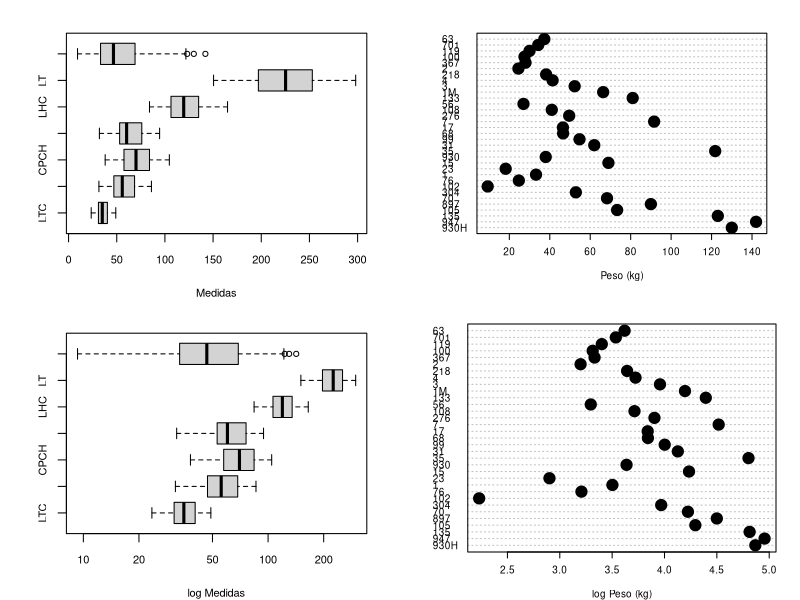
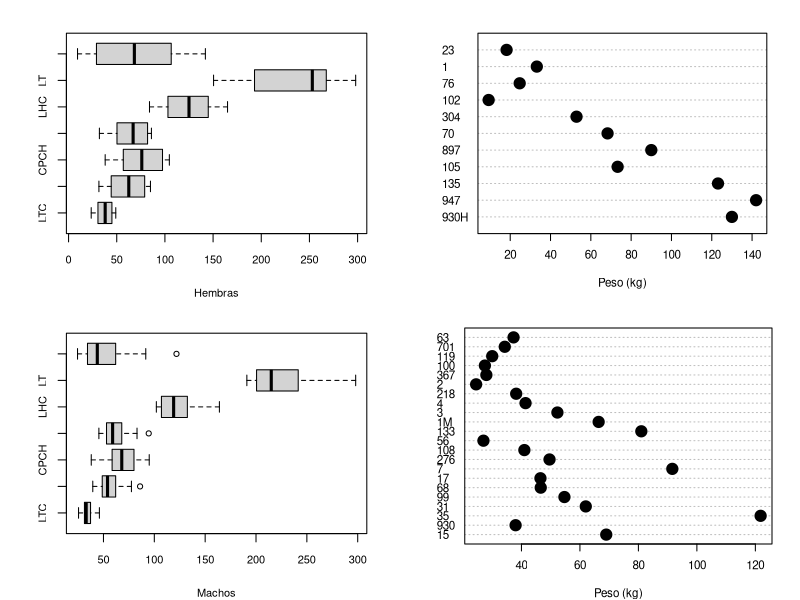
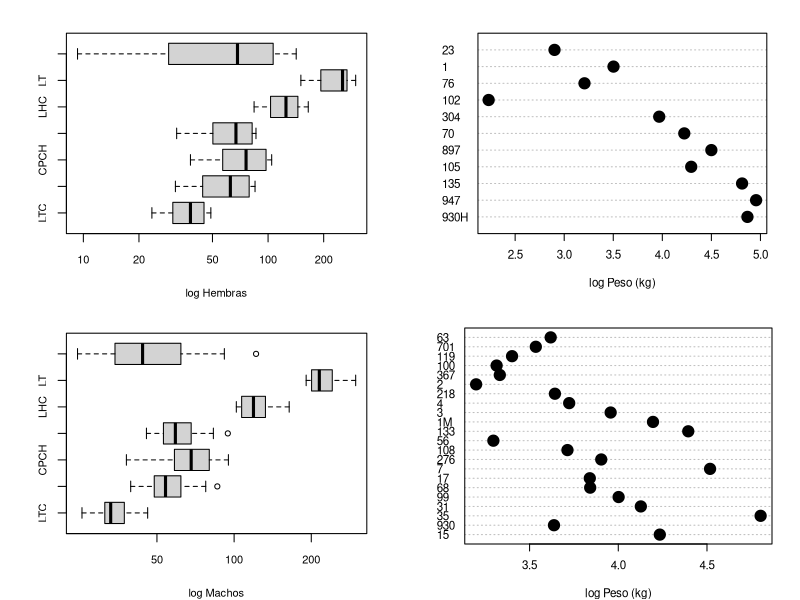
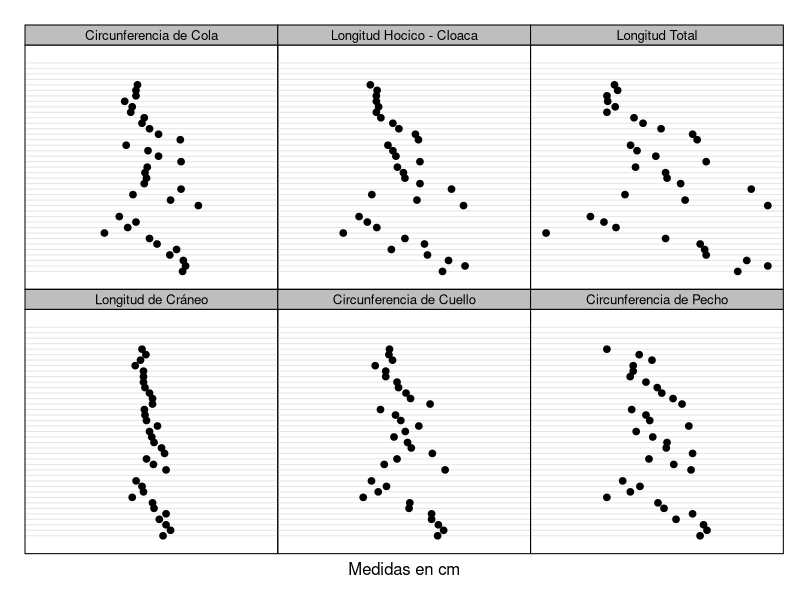
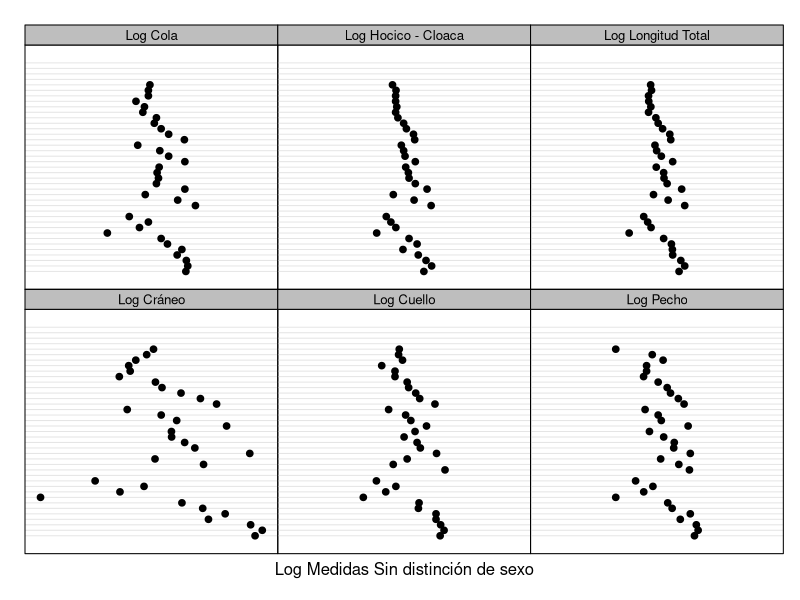
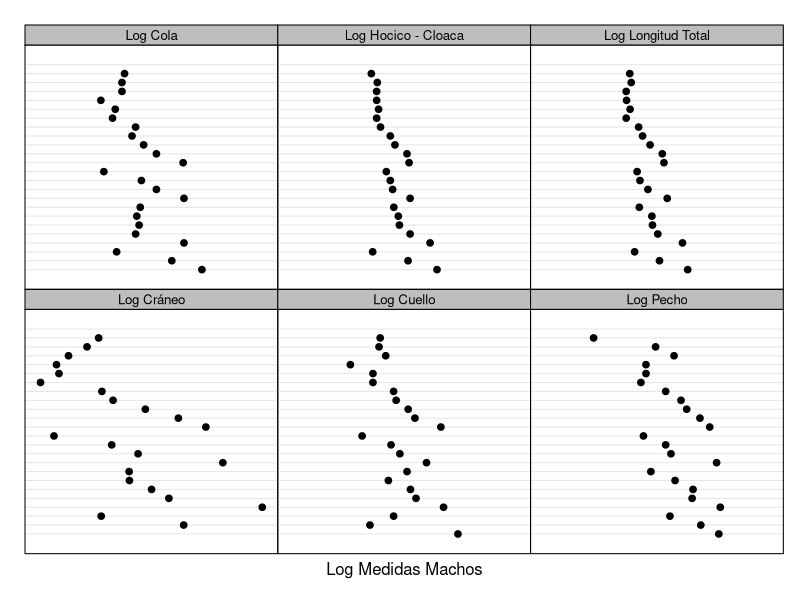
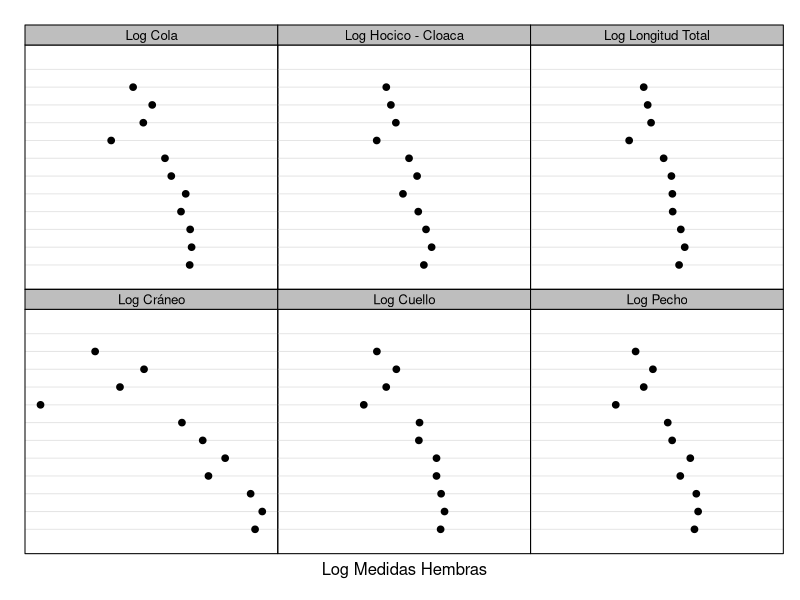

Reproduce these figures in R, in order.
# Base de datos -----
dbT   <- readxl::read_excel("BD.xlsx", sheet = "BDT")
# Recodificacion ----
require(data.table)
df    <- data.table(dbT, stringsAsFactors = T)
df$ID <- as.character(df$ID)
# EDA (Exploratory Data Analysis) 
### Peso y Medidas (Crudas y log) 
# Ajuste visualizacion ----
op <- par(mfcol= c (2,2), mar = c(4,4,2,2))
# BP-Cumulativos
boxplot(df[,10:16], col = "lightgray",ylab = "", xlab = "Medidas", main = "", horizontal = T, cex.axis = 0.8, cex.lab = 0.8)
# BP-log-Cum 
boxplot(df[,10:16], 
        col = "lightgray",
        ylab = "", 
        xlab = "log Medidas", 
        main = "",  
        horizontal = T,  
        log = "x", 
        cex.axis = 0.8, 
        cex.lab = 0.8)
# CP-Cumulativo
dotchart(df$Peso[!is.na(df$Peso)], bg = "black", pt.cex = 1.5, labels = df$ID[!is.na(df$ID)], lcolor = "gray", cex = 0.6, xlab = "Peso (kg)", ylab = "")
# CP-log-Cum 
dotchart(log(df$Peso[!is.na(df$Peso)]), bg = "black", pt.cex = 1.5, labels = df$ID[!is.na(df$ID)], lcolor = "gray", cex = 0.6, xlab = "log Peso (kg)", ylab = "")
# Crudas por sexo ----
require(data.table)
H   <- df[Sexo == "H"]
M   <- df[Sexo == "M"]
# BP-Hembras 
boxplot(H[,10:16], col = "lightgray",ylab = "", xlab = "Hembras", main = "", horizontal = T, cex.axis = 0.8, cex.lab = 0.8)
# BP-Machos 
boxplot(M[,10:16], col = "lightgray",ylab = "", xlab = "Machos", main = "", horizontal = T, cex.axis = 0.8, cex.lab = 0.8)
# CP-Hembras
dotchart(H$Peso[!is.na(H$Peso)], bg = "black", pt.cex = 1.5, labels = H$ID, lcolor = "gray", cex = 0.7, xlab = "Peso (kg)", ylab = "")
# CP-Machos 
dotchart(M$Peso[!is.na(M$Peso)], bg = "black", pt.cex = 1.5, labels = M$ID[!is.na(M$ID)], lcolor = "gray", cex = 0.7, xlab = "Peso (kg)", ylab = "")
# Log por sexo ----
# BP-logHembras 
boxplot(H[,10:16], col = "lightgray",ylab = "", xlab = "log Hembras", main = "",  horizontal = T,  log = "x", cex.axis = 0.8, cex.lab = 0.8)
# BP-logMachos 
boxplot(M[,10:16], col = "lightgray",ylab = "", xlab = "log Machos", main = "",  horizontal = T,  log = "x", cex.axis = 0.8, cex.lab = 0.8)
# CP-logHembras 
dotchart(log(H$Peso[!is.na(H$Peso)]), bg = "black", pt.cex = 1.5, labels = H$ID[!is.na(H$ID)], lcolor = "gray", cex = 0.7, xlab = "log Peso (kg)", ylab = "")
# CP-logMachos 
dotchart(log(M$Peso[!is.na(M$Peso)]), bg = "black", pt.cex = 1.5, labels = M$ID[!is.na(M$ID)], lcolor = "gray", cex = 0.7, xlab = "log Peso (kg)", ylab = "")
# Resetear ajustes de visualizacion ----
par(op)

### Multi-panel Cleveland dot plot----
# Variables con logaritmos base 10 (log10) ----
require(dplyr)
# Cumulativo 
K <- df  %>%   
  mutate(logW    =log10(Peso),
         logLTC  =log10(LTC),
         logCCu  =log10(CCu),
         logCPCH =log10(CPCH),
         logCCL  =log10(CCL),
         logLHC  =log10(LHC), 
         logLT   =log10(LT))
# Hembras 
KH <- H  %>%   
  mutate(logW    =log10(Peso),
         logLTC  =log10(LTC),
         logCCu  =log10(CCu),
         logCPCH =log10(CPCH),
         logCCL  =log10(CCL),
         logLHC  =log10(LHC), 
         logLT   =log10(LT))
# Machos
KM <- M  %>%   
  mutate(logW    =log10(Peso),
         logLTC  =log10(LTC),
         logCCu  =log10(CCu),
         logCPCH =log10(CPCH),
         logCCL  =log10(CCL),
         logLHC  =log10(LHC), 
         logLT   =log10(LT))

# Cleveland dot plot ----
require(lattice)
# Variables crudas ----
Z <- cbind(df$LTC, df$CCu,  df$CPCH,df$CCL,  df$LHC, df$LT)
# Colnames
colnames(Z) <- c("Longitud de Cráneo", "Circunferencia de Cuello", "Circunferencia de Pecho","Circunferencia de Cola", "Longitud Hocico - Cloaca", "Longitud Total")
# Dotplot 
dotplot(as.matrix(Z), 
        groups = FALSE,
        strip = 
          strip.custom(bg = 'grey',
                             par.strip.text = list(cex = 0.8)),
        scales = list(x = list(relation = "sliced"),
                      y = list(relation = "sliced"),
                      draw = F),
        col = 1, cex  = 0.8, pch = 19,
        xlab = "Medidas en cm",
        ylab = "")

# Variables log ---- 
Y <- cbind(K$logW, K$logCCu,  K$logCPCH,K$logCCL,  K$logLHC, K$logLT)
# Colnames log 
colnames(Y) <- c("Log Cráneo", "Log Cuello", "Log Pecho","Log Cola", "Log Hocico - Cloaca", "Log Longitud Total")
# Dotplot log 
dotplot(as.matrix(Y), 
        groups = FALSE,
        strip = 
          strip.custom(bg = 'grey',
                       par.strip.text = list(cex = 0.8)),
        scales = list(x = list(relation = "sliced"),
                      y = list(relation = "sliced"),
                      draw = F),
        col = 1, cex  = 0.8, pch = 19,
        xlab = "Log Medidas Sin distinción de sexo",
        ylab = "")

# Variables log por sexo ----
# Machos
Mc <- cbind(KM$logW, KM$logCCu,  KM$logCPCH,KM$logCCL,  KM$logLHC, KM$logLT)
# Colnames log 
colnames(Mc) <- c("Log Cráneo", "Log Cuello", "Log Pecho","Log Cola", "Log Hocico - Cloaca", "Log Longitud Total")
# Dotplot log 
dotplot(as.matrix(Mc), 
        groups = FALSE,
        strip = 
          strip.custom(bg = 'grey',
                       par.strip.text = list(cex = 0.8)),
        scales = list(x = list(relation = "sliced"),
                      y = list(relation = "sliced"),
                      draw = F),
        col = 1, cex  = 0.8, pch = 19,
        xlab = "Log Medidas Machos",
        ylab = "")
# Hembras
Hc <- cbind(KH$logW, KH$logCCu,  KH$logCPCH,KH$logCCL,  KH$logLHC, KH$logLT)
# Colnames log 
colnames(Hc) <- c("Log Cráneo", "Log Cuello", "Log Pecho","Log Cola", "Log Hocico - Cloaca", "Log Longitud Total")
# Dotplot log 
dotplot(as.matrix(Hc), 
        groups = FALSE,
        strip = 
          strip.custom(bg = 'grey',
                       par.strip.text = list(cex = 0.8)),
        scales = list(x = list(relation = "sliced"),
                      y = list(relation = "sliced"),
                      draw = F),
        col = 1, cex  = 0.8, pch = 19,
        xlab = "Log Medidas Hembras",
        ylab = "")
